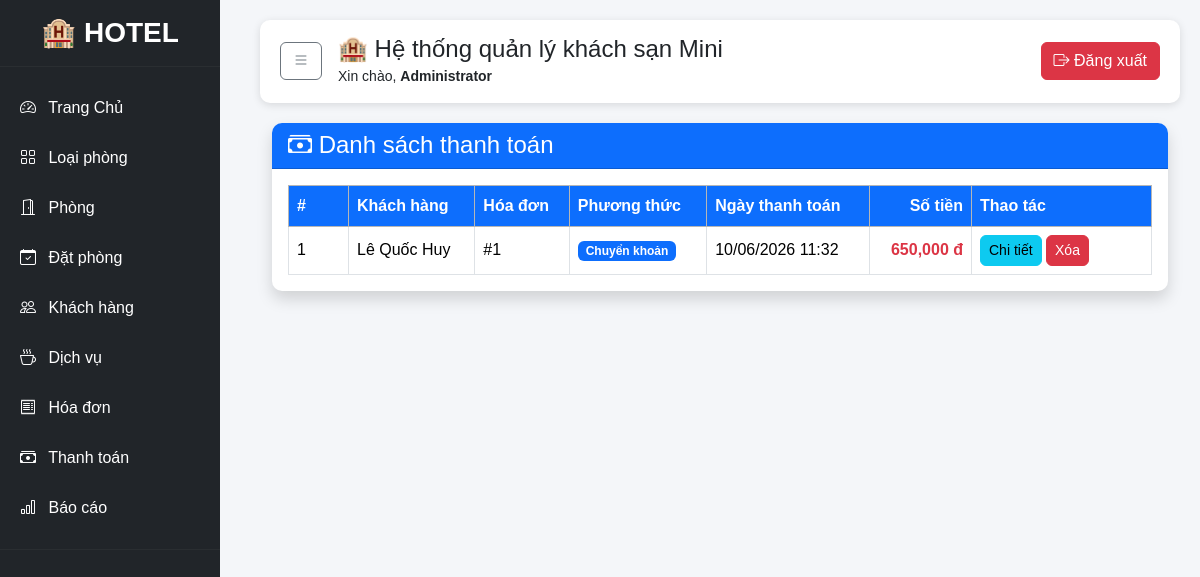
The page /modules/payments/index.php (signed in) on the database its author committed.
### tables this page shows
CREATE TABLE payments (
    payment_id INT AUTO_INCREMENT PRIMARY KEY,
    invoice_id INT NOT NULL,


    payment_method ENUM(
        'Tiền mặt',
        'Chuyển khoản',
        'Momo'
    ),

    payment_date DATETIME DEFAULT CURRENT_TIMESTAMP,
    amount INT NOT NULL,

    FOREIGN KEY (invoice_id)
    REFERENCES invoices(invoice_id)
);

CREATE TABLE customers (
    customer_id INT AUTO_INCREMENT PRIMARY KEY,
    full_name VARCHAR(100) NOT NULL,
    gender ENUM('Nam', 'Nữ', 'Khác'),
    phone VARCHAR(15),
    email VARCHAR(100),
    id_card VARCHAR(20),
    address TEXT,
    created_at DATETIME DEFAULT CURRENT_TIMESTAMP
);

CREATE TABLE invoices (
    invoice_id INT AUTO_INCREMENT PRIMARY KEY,
    booking_id INT NOT NULL,
    invoice_date DATETIME DEFAULT CURRENT_TIMESTAMP,
    
    room_total INT DEFAULT 0,
    service_total INT DEFAULT 0,
    total_amount INT DEFAULT 0,

    FOREIGN KEY (booking_id)
    REFERENCES bookings(booking_id)
);

### modules/payments/index.php (the view, shortened to what this page needs)
<?php
    include '../../config/database.php';
    include '../../includes/header.php';
    $conn = $conn;
    $sql = "SELECT
                p.payment_id,
                p.payment_method,
                p.payment_date,
                p.amount,
                i.invoice_id,
                b.booking_id,
                c.full_name
            FROM payments p
            JOIN invoices i ON p.invoice_id = i.invoice_id
            JOIN bookings b ON i.booking_id = b.booking_id
            JOIN customers c ON b.customer_id = c.customer_id
            ORDER BY p.payment_date DESC";
    $result = mysqli_query($conn, $sql);
?>
<div class="container-fluid">
    <div class="card shadow">
        <div class="card-header bg-primary text-white d-flex justify-content-between align-items-center">
            <h4 class="mb-0">
                <i class="bi bi-cash-stack"></i>
                Danh sách thanh toán
            </h4>
        </div>
        <div class="card-body">
            <div class="table-responsive">
                <table class="table table-bordered table-hover align-middle">
                    <thead class="table-secondary">
                        <tr>
                            <th width="60">#</th>
                            <th>Khách hàng</th>
                            <th>Hóa đơn</th>
                            <th>Phương thức</th>
                            <th>Ngày thanh toán</th>
                            <th class="text-end">Số tiền</th>
                            <th width="180">Thao tác</th>
                        </tr>
                    </thead>
                    <tbody>
                        <?php
                        $stt = 1;
                        while($row = mysqli_fetch_assoc($result)) {
                        ?>
                            <tr>
                                <td><?= $stt++ ?></td>
                                <td><?= htmlspecialchars($row['full_name']) ?></td>
                                <td>#<?= $row['invoice_id'] ?></td>
                                <td>
                                    <?php
                                        switch($row['payment_method']) {
                                            case 'Chuyển khoản':
                                                echo "<span class='badge bg-primary'>Chuyển khoản</span>";
                                                break;
                                        }
                                    ?>
                                </td>
                                <td>
                                    <?= date("d/m/Y H:i", strtotime($row['payment_date'])) ?>
                                </td>
                                <td class="text-end fw-bold text-danger">
                                    <?= number_format($row['amount']) ?> đ
                                </td>
                                <td>
                                    <a href="detail.php?id=<?= $row['payment_id'] ?>"
                                    class="btn btn-info btn-sm">
                                        <i class="fa fa-eye"></i> Chi tiết
                                    </a>
                                    <a href="delete.php?id=<?= $row['payment_id'] ?>"
                                    class="btn btn-danger btn-sm"
                                    onclick="return confirm('Bạn có chắc muốn xóa?')">
                                        <i class="fa fa-trash"></i> Xóa
                                    </a>
                                </td>
                            </tr>
                        <?php } ?>
                    </tbody>
                </table>
            </div>
        </div>
    </div>
</div>
<?php include __DIR__ .'/../../includes/footer.php'; ?>

### assets/css/header.css (style rules this page uses)
body { margin:0; background:#f4f6f9; font-family:Arial, Helvetica, sans-serif; overflow-x:hidden; }
.card { border:none; border-radius:10px; overflow:hidden; box-shadow:0 2px 8px rgba(0,0,0,.12); }
.table { margin-bottom:0; }
.table thead th { background:#0d6efd; color:white; }
.table td, .table th { vertical-align:middle; }
.table-responsive { overflow-x:auto; }
.btn { border-radius:6px; }

### rows shown on the page
payments: customers.full_name "Lê Quốc Huy", invoice.invoice_id "1", payment_method "Chuyển khoản", payment_date "10/06/2026 11:32", amount "650,000"

### other values the page prints
$_SESSION['full_name'] "Administrator"
